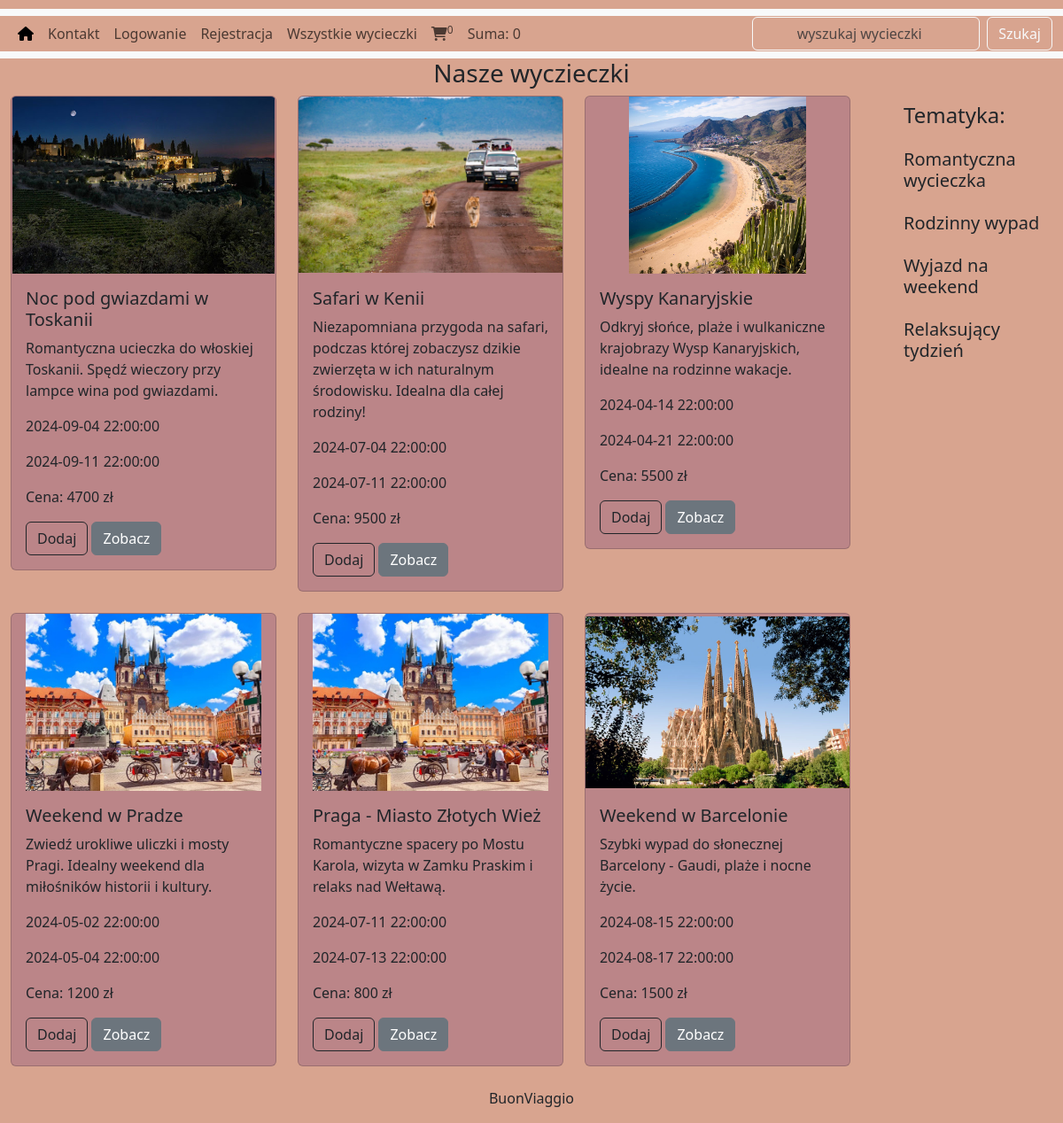
Page /project/index.php on the committed database.
### tables this page shows
CREATE TABLE `trip` (
  `trip_id` int(11) NOT NULL,
  `trip_title` varchar(100) NOT NULL,
  `trip_description` varchar(255) NOT NULL,
  `topic_id` int(11) NOT NULL,
  `trip_continent` varchar(100) NOT NULL,
  `trip_picture` varchar(255) NOT NULL,
  `trip_price` varchar(255) NOT NULL,
  `Date` timestamp NOT NULL DEFAULT current_timestamp() ON UPDATE current_timestamp(),
  `Status` varchar(100) NOT NULL,
  `trip_tags` varchar(255) NOT NULL,
  `trip_start_date` timestamp NOT NULL DEFAULT '0000-00-00 00:00:00',
  `trip_end_date` timestamp NOT NULL DEFAULT '0000-00-00 00:00:00'
);

CREATE TABLE `topic` (
  `topic_id` int(11) NOT NULL,
  `topic_title` varchar(100) NOT NULL
);

### project/function/common_function.php (the view, shortened to what this page needs)
<?php
function get_trips(){
  global $con;
  if(!isset($_GET['topic'])){
    $select_query="Select * from `trip` order by rand() limit 0,6";
    $result_query=mysqli_query($con,$select_query);
    while($row=mysqli_fetch_assoc($result_query)){
      $trip_id=$row['trip_id'];
      $trip_title=$row['trip_title'];
      $trip_description=$row['trip_description'];
      $trip_picture=$row['trip_picture'];
      $trip_price=$row['trip_price'];
      $trip_start_date=$row['trip_start_date'];
      $trip_end_date=$row['trip_end_date'];
      echo "
        <div class='col-md-4 mb-4'>
          <div class='card'>
            <img src='./admin_area/trip_pics/$trip_picture' class='card-img-top' alt='...'>
            <div class='card-body'>
              <h5 class='card-title'>$trip_title</h5>
              <p class='card-text'>$trip_description</p>
              <p class='card-text'>$trip_start_date</p>
              <p class='card-text'>$trip_end_date</p>
              <p class='card-text'>Cena: $trip_price zł</p>
              <a href='index.php?add_to_cart=$trip_id' class='btn btn-outline-dark'>Dodaj</a>
              <a href='trip_details.php?trip_id=$trip_id' class='btn btn-secondary'>Zobacz</a>
            </div>
          </div>
        </div>
      ";
    }
  }
}
function get_topics(){
  global $con;
  $select_topic="Select * from `topic`";
  $result_topic=mysqli_query($con,$select_topic);
  while($row_data=mysqli_fetch_assoc($result_topic)){
      $topic_title=$row_data['topic_title'];
      $topic_id=$row_data['topic_id'];
      echo "
          <li class='nav-item'>
              <a href='index.php?topic=$topic_id' class='nav-link'><h5>$topic_title</h5></a>
          </li>
      ";
  }
}
function get_IP_Address() {
   if(!empty($_SERVER['HTTP_CLIENT_IP'])) {
              $ip = $_SERVER['HTTP_CLIENT_IP'];
      }
  elseif (!empty($_SERVER['HTTP_X_FORWARDED_FOR'])) {
              $ip = $_SERVER['HTTP_X_FORWARDED_FOR'];
   }
  else{
           $ip = $_SERVER['REMOTE_ADDR'];
   }
   return $ip;
}
function cart_item_number(){
  if(isset($_GET['add_to_cart'])){
    global $con;
    $ip = get_IP_Address();
    $select_query="Select * from `cart` where ip_address='$ip'";
    $result_query=mysqli_query($con,$select_query);
    $count_cart_items=mysqli_num_rows($result_query);
    }else{
      global $con;
      $ip = get_IP_Address();
      $select_query="Select * from `cart` where ip_address='$ip'";
      $result_query=mysqli_query($con,$select_query);
      $count_cart_items=mysqli_num_rows($result_query);
    }
echo $count_cart_items;
}
function total_cart_price(){
  $total = 0;
echo $total;
}
?>

### project/index.php (shortened to what this page needs)
<?php
    include('includes/connect.php');
    include('function/common_function.php');
?>
<!DOCTYPE HTML>
<html lang="pl">
<head>
    <link href="https://cdn.jsdelivr.net/npm/bootstrap@5.3.3/dist/css/bootstrap.min.css" rel="stylesheet">
    <link rel="stylesheet" href="https://cdnjs.cloudflare.com/ajax/libs/font-awesome/6.0.0/css/all.min.css">
    <link rel="stylesheet" href="style.css">
</head>
<body>
    <div class="container-fluid p-0">
        <nav class="navbar navbar-expand-lg bg-body-tertiary">
            <div class="container-fluid">
                <div class="collapse navbar-collapse" id="navbarSupportedContent">
                    <ul class="navbar-nav me-auto mb-2 mb-lg-0">
                        <li class="nav-item">
                            <a class="nav-link active" aria-current="page" href="index.php"><i class="fa-solid fa-house"></i></a>
                        </li>
                        <li class="nav-item">
                            <a class="nav-link" href="details.php">Kontakt</a>
                        </li>
                        <?php
                        if(!isset($_SESSION['username'])){
                            echo"
                            <li class='nav-item'>
                                <a class='nav-link' href='./users_area/user_login.php'>Logowanie</a>
                            </li>
                                <li class='nav-item'>
                                <a class='nav-link' href='./users_area/user_registration.php'>Rejestracja</a>
                            </li>";
                        }
                        ?>
<li class='nav-item'>
            <a class='nav-link' href='display_all.php'>Wszystkie wycieczki</a>
          <li class="nav-item">
                        <li class="nav-item">
                            <a class="nav-link" href="cart.php"><i class="fa-solid fa-cart-shopping"></i><sup><?php cart_item_number(); ?></sup></a>
                        </li>
                        <li class="nav-item">
                            <a class="nav-link" href="#">Suma: <?php total_cart_price(); ?></a>
                        </li>
                    </ul>
                    <form class="d-flex" action="search_trip.php" method="get">
                        <input class="btn btn-outline-light form-control me-2" type="search" placeholder="wyszukaj wycieczki" name="search_data">
                        <input type="submit" value="Szukaj" class="btn btn-outline-light" name="search_data_trip">
                    </form>
                </div>
            </div>
        </nav>
        <div class="bg-light container-fluid">
            <h3 class="text-center">Nasze wyczieczki</h3>
        </div>
        <div class="row">
            <div class="col-md-10">
                <div class="row container-fluid">
                    <?php
                        get_trips();
                    ?>
                </div>
            </div>
            <div class="col-md-2 bold-text container-fluid">
                <ul class="navbar-nav me-auto">
                    <li class="nav-item">
                        <a href="#" class="nav-link"><h4>Tematyka:</h4></a>
                    </li>
                    <?php
                        get_topics();
                    ?>
                </ul>
            </div>
        </div>
        <div class="text-center">
            <p>BuonViaggio</p>
        </div>
    </div>
</body>
</html>

### project/style.css (style rules this page uses)
* { margin: 0; padding: 0; box-sizing: border-box; }
body { margin: 10px auto; background-color: #D8A48F!important; }
.card-img-top { width: 100%; height: 200px; object-fit: contain; }
.container-fluid { background-color: #D8A48F!important; }
.card { background-color: #BB8588!important; }

### rows in the picture
trip: trip_picture (picture), trip_title "Noc pod gwiazdami w Toskanii", trip_description "Romantyczna ucieczka do włoskiej Toskanii. Spędź wieczory przy lampce wina pod gwiazdami.", trip_start_date "2024-09-04 22:00:00", trip_end_date "2024-09-11 22:00:00", trip_price "4700"
trip: trip_picture (picture), trip_title "Safari w Kenii", trip_description "Niezapomniana przygoda na safari, podczas której zobaczysz dzikie zwierzęta w ich naturalnym środowisku. Idealna dla całej rodziny!", trip_start_date "2024-07-04 22:00:00", trip_end_date "2024-07-11 22:00:00", trip_price "9500"
trip: trip_picture (picture), trip_title "Wyspy Kanaryjskie", trip_description "Odkryj słońce, plaże i wulkaniczne krajobrazy Wysp Kanaryjskich, idealne na rodzinne wakacje.", trip_start_date "2024-04-14 22:00:00", trip_end_date "2024-04-21 22:00:00", trip_price "5500"
trip: trip_picture (picture), trip_title "Weekend w Pradze", trip_description "Zwiedź urokliwe uliczki i mosty Pragi. Idealny weekend dla miłośników historii i kultury.", trip_start_date "2024-05-02 22:00:00", trip_end_date "2024-05-04 22:00:00", trip_price "1200"
trip: trip_picture (picture), trip_title "Praga - Miasto Złotych Wież", trip_description "Romantyczne spacery po Mostu Karola, wizyta w Zamku Praskim i relaks nad Wełtawą.", trip_start_date "2024-07-11 22:00:00", trip_end_date "2024-07-13 22:00:00", trip_price "800"
trip: trip_picture (picture), trip_title "Weekend w Barcelonie", trip_description "Szybki wypad do słonecznej Barcelony - Gaudi, plaże i nocne życie.", trip_start_date "2024-08-15 22:00:00", trip_end_date "2024-08-17 22:00:00", trip_price "1500"
topic: topic_title "Romantyczna wycieczka"
topic: topic_title "Rodzinny wypad"
topic: topic_title "Wyjazd na weekend"
topic: topic_title "Relaksujący tydzień"

### other values in the picture
$count_cart_items "0"
$total "0"
